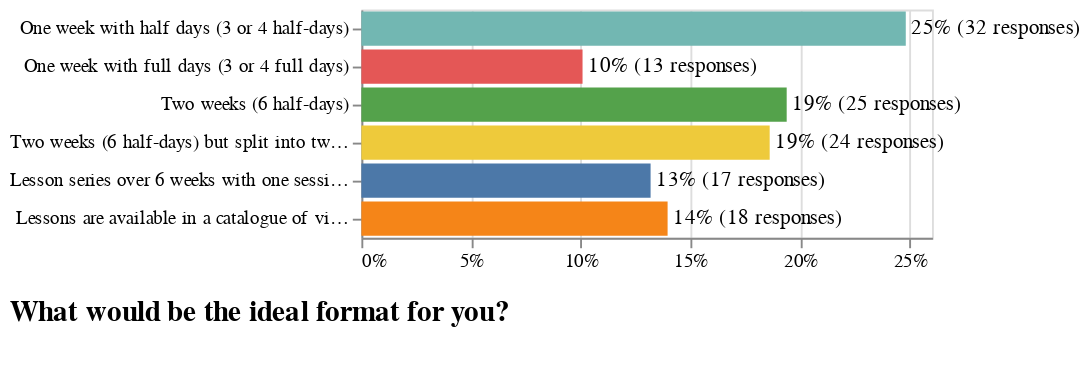

The cell this chart's notebook holds for it:
### Code cell
question = "What would be the ideal format for you?"
order = [
    "One week with half days (3 or 4 half-days)",
    "One week with full days (3 or 4 full days)",
    "Two weeks (6 half-days)",
    "Two weeks (6 half-days) but split into two separate logical courses",
    "Lesson series over 6 weeks with one session per week",
    "Lessons are available in a catalogue of videos and can be followed anytime",
]

plot(data, question, order, "format.png")

### Figure 1 — Vega-Lite specification as saved in the notebook (floating-point values rounded to 4 significant figures)
{"config": {"view": {"continuousWidth": 300, "continuousHeight": 300}, "title": {"anchor": "start", "fontSize": 15, "offset": 15, "orient": "bottom", "subtitleColor": "gray", "subtitleFontSize": 15}}, "layer": [{"mark": {"type": "bar"}, "encoding": {"color": {"field": "options", "legend": null, "type": "nominal"}, "x": {"axis": {"format": ".0%", "title": null}, "field": "percentage", "type": "quantitative"}, "y": {"axis": {"labels": true, "title": null}, "field": "options", "sort": ["One week with half days (3 or 4 half-days)", "One week with full days (3 or 4 full days)", "Two weeks (6 half-days)", "Two weeks (6 half-days) but split into two separate logical courses", "Lesson series over 6 weeks with one session per week", "Lessons are available in a catalogue of videos and can be followed anytime"], "type": "nominal"}}, "title": {"text": ["What would be the ideal format for you?"], "subtitle": []}}, {"mark": {"type": "text", "align": "left", "baseline": "middle", "dx": 3}, "encoding": {"text": {"field": "formatted", "type": "nominal"}, "x": {"field": "percentage", "type": "quantitative"}, "y": {"field": "options", "sort": ["One week with half days (3 or 4 half-days)", "One week with full days (3 or 4 full days)", "Two weeks (6 half-days)", "Two weeks (6 half-days) but split into two separate logical courses", "Lesson series over 6 weeks with one session per week", "Lessons are available in a catalogue of videos and can be followed anytime"], "type": "nominal"}}}], "data": {"name": "data-510758ca798a412f70a0b3f4fae2e2ed"}, "$schema": "https://vega.github.io/schema/vega-lite/v5.17.0.json", "datasets": {"data-510758ca798a412f70a0b3f4fae2e2ed": [{"options": "Lessons are available in a catalogue of videos and can be followed anytime", "counts": 18, "percentage": 0.1395, "formatted": "14% (18 responses)"}, {"options": "Lesson series over 6 weeks with one session per week", "counts": 17, "percentage": 0.1318, "formatted": "13% (17 responses)"}, {"options": "Two weeks (6 half-days) but split into two separate logical courses", "counts": 24, "percentage": 0.186, "formatted": "19% (24 responses)"}, {"options": "One week with half days (3 or 4 half-days)", "counts": 32, "percentage": 0.2481, "formatted": "25% (32 responses)"}, {"options": "One week with full days (3 or 4 full days)", "counts": 13, "percentage": 0.1008, "formatted": "10% (13 responses)"}, {"options": "Two weeks (6 half-days)", "counts": 25, "percentage": 0.1938, "formatted": "19% (25 responses)"}]}}
